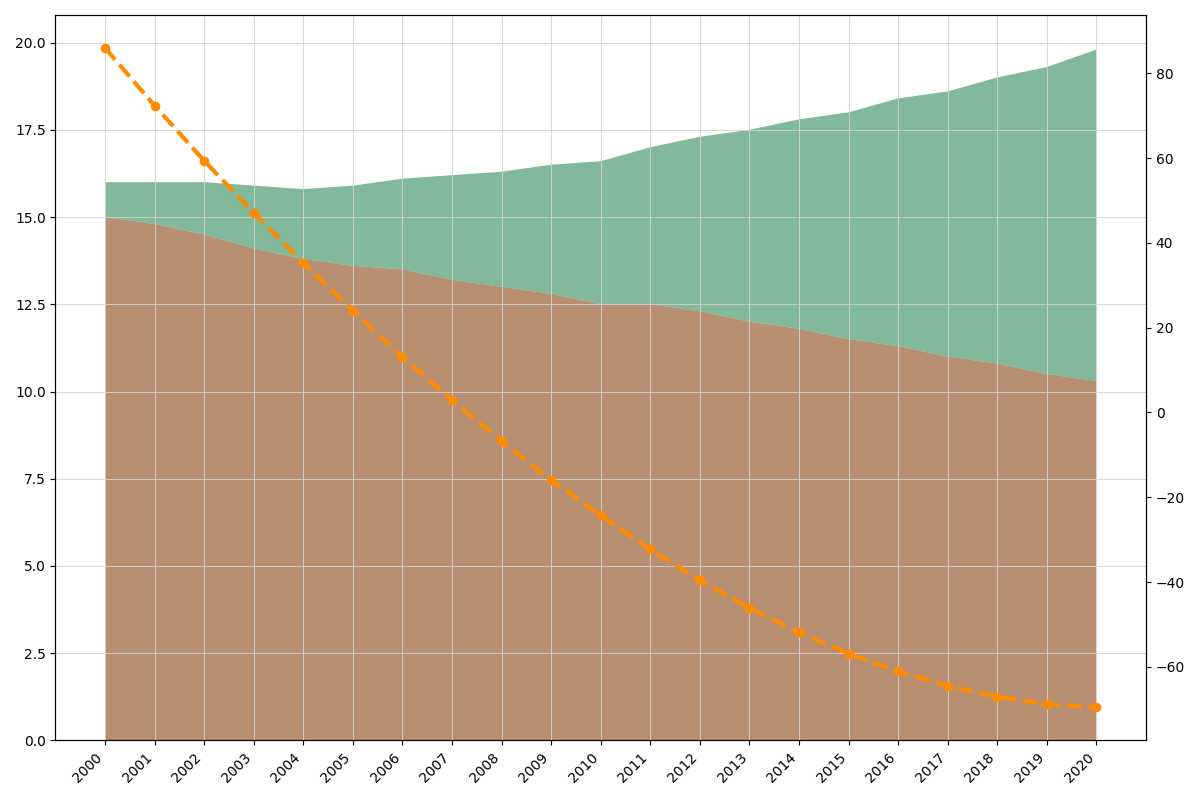

Write Python code to recreate this figure.
import matplotlib.pyplot as plt
import numpy as np

years = np.arange(2000, 2021)

deforestation = np.array([15, 14.8, 14.5, 14.1, 13.8, 13.6, 13.5, 13.2, 13.0, 12.8, 12.5, 12.5, 12.3, 12.0, 11.8, 11.5, 11.3, 11.0, 10.8, 10.5, 10.3])
reforestation = np.array([1, 1.2, 1.5, 1.8, 2.0, 2.3, 2.6, 3.0, 3.3, 3.7, 4.1, 4.5, 5.0, 5.5, 6.0, 6.5, 7.1, 7.6, 8.2, 8.8, 9.5])

initial_forest_coverage = 100
net_deforestation = deforestation - reforestation
forest_coverage = initial_forest_coverage - np.cumsum(net_deforestation)

data_stack = np.vstack([deforestation, reforestation])

fig, ax = plt.subplots(figsize=(12, 8))

ax.stackplot(years, data_stack, colors=['#8B4513', '#2E8B57'], alpha=0.6)

ax2 = ax.twinx()
ax2.plot(years, forest_coverage, color='darkorange', linestyle='--', linewidth=3, marker='o')

ax.set_xticks(years)
ax.set_xticklabels(years, rotation=45, ha='right')
ax.grid(visible=True, which='major', linestyle='-', linewidth=0.7, color='lightgray', alpha=0.9)

plt.tight_layout()
plt.show()
